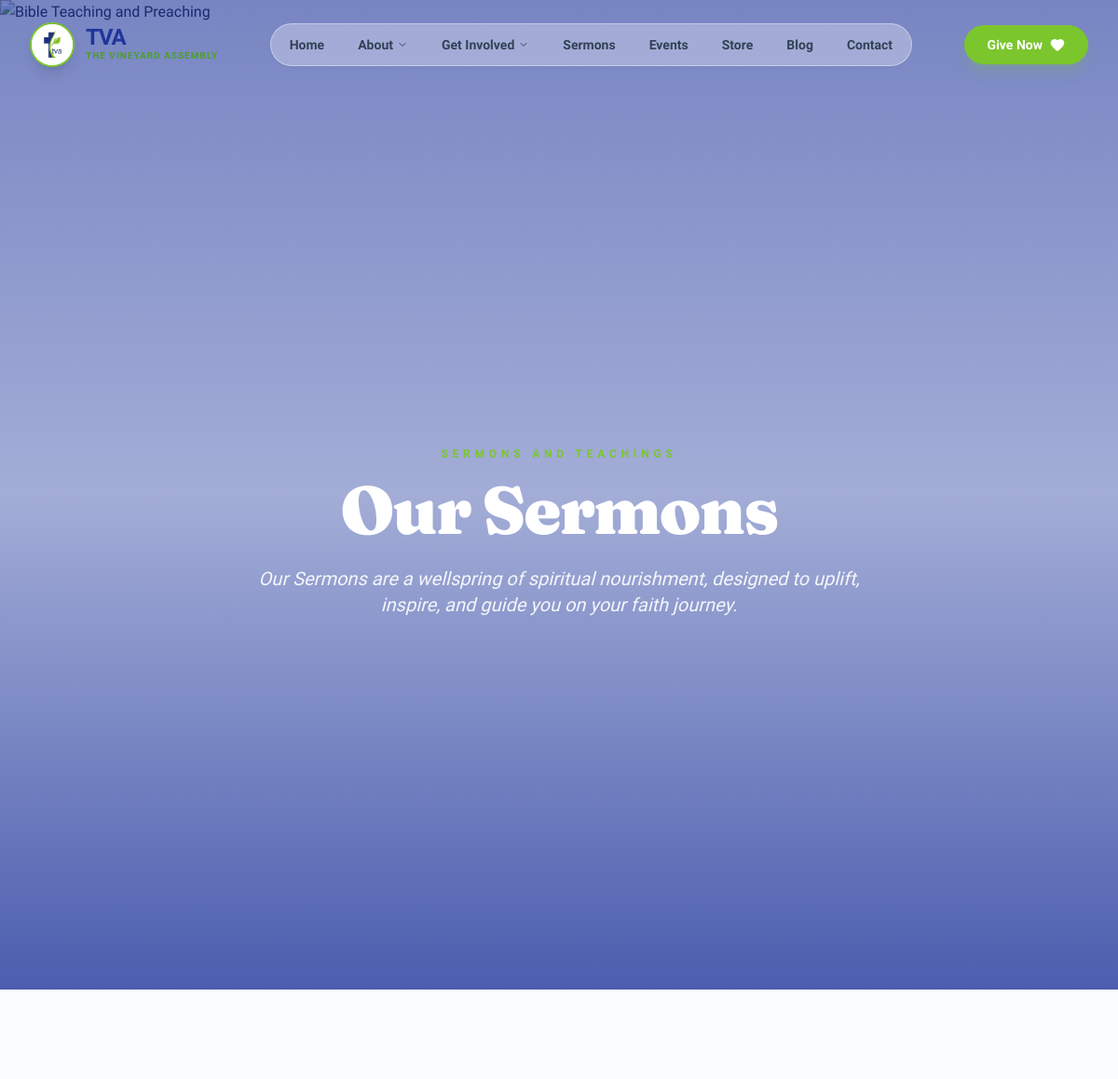
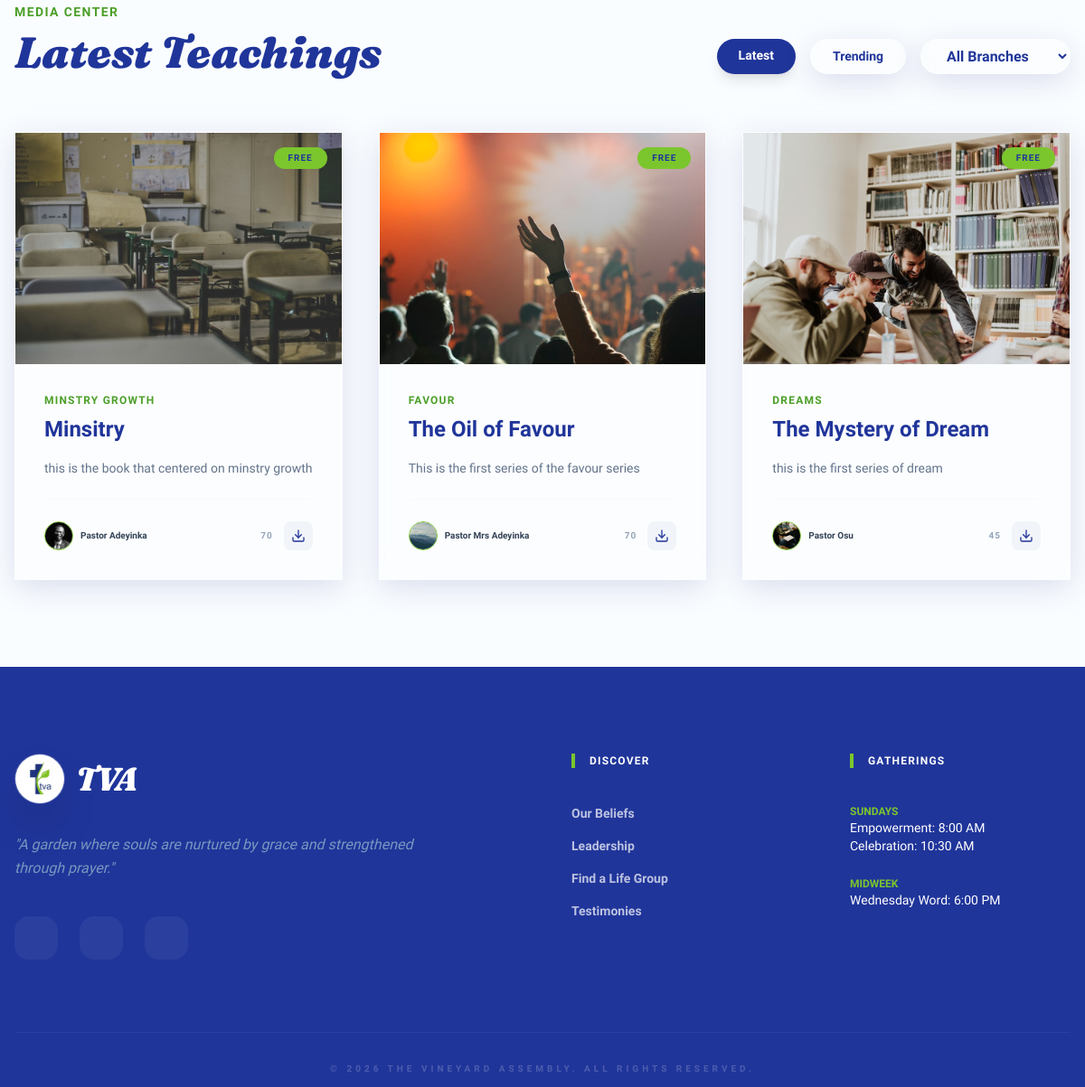
The app's page /sermons/ with its own data (2 pictures, top to bottom).
### sermons/models.py (models this page shows, shortened)
class CommonBase(models.Model):
    STATUS_CHOICES = [
        ('free', 'Free'),
        ('paid', 'Paid/Buy'),
    ]
    title = models.CharField(max_length=255)
    description = CKEditor5Field('Content', config_name='default')
    thumbnail = models.ImageField(upload_to='resources/thumbnails/')
    status = models.CharField(max_length=10, choices=STATUS_CHOICES, default='free')
    price = models.DecimalField(max_digits=10, decimal_places=2, default=0.00)
    created_at = models.DateTimeField(auto_now_add=True)
    class Meta:
        abstract = True

class Sermon(CommonBase):
    series_name = models.CharField(max_length=100, blank=True, help_text="e.g., The Overflow Series")
    video_url = models.URLField(blank=True, help_text="YouTube link")
    audio_url = models.URLField(blank=True, help_text="Telegram audio link")
    preacher = models.ForeignKey(Leader, on_delete=models.CASCADE)
    branch = models.ForeignKey(Branch, on_delete=models.SET_NULL, null=True)
    duration = models.CharField(max_length=20, help_text="e.g., 45 Mins")
    date_preached = models.DateField()
    is_trending = models.BooleanField(default=False)
    class Meta:
        ordering = ['-date_preached']

### about/models.py (models this page shows, shortened)
class Leader(models.Model):
    name = models.CharField(max_length=255)
    position = models.CharField(max_length=255)
    branch = models.ForeignKey('Branch', on_delete=models.SET_NULL, null=True, blank=True, related_name='leaders')
    image = models.ImageField(upload_to='leaders/')
    facebook_url = models.URLField(blank=True, null=True)
    instagram_url = models.URLField(blank=True, null=True)
    order = models.PositiveIntegerField(default=0)
    class Meta:
        ordering = ['order']
        verbose_name_plural = "Leadership"

### sermons/views.py (the view)
# urls.py: path('sermons/', sermon_list, name='sermons'),
def sermon_list(request):
    sermons = Sermon.objects.all().select_related('preacher', 'branch')
    branches = Branch.objects.all()
    branch_id = request.GET.get('branch')
    sort_type = request.GET.get('sort')
    if branch_id:
        sermons = sermons.filter(branch_id=branch_id)
    if sort_type == 'trending':
        sermons = sermons.filter(is_trending=True)
    else:
        sermons = sermons.order_by('-date_preached')
    context = {
        'sermons': sermons,
        'branches': branches,
        'current_branch': branch_id,
        'current_sort': sort_type,
    }
    return render(request, 'sermons.html', context)

### payments/context_processors.py (called while the page is built)
def payment_info(request):
    return {
        'bank_info': BankDetail.objects.filter(is_active=True).first()
    }

### templates/sermons.html (shortened to what this page needs)
{% extends 'base.html' %}
{% load static %}
{% block content %}
   <header class="relative h-[45vh] flex items-center justify-center overflow-hidden">
      <img
        src="https://images.unsplash.com/photo-1438232992991-995b7058bbb3?auto=format&fit=crop&q=80&w=2000"
        alt="Bible Teaching and Preaching"
        class="absolute inset-0 w-full h-full object-cover"
      />
      <div class="absolute inset-0 bg-gradient-to-b from-primary/60 via-primary/40 to-primary/80"></div>
      <div class="relative z-10 text-center px-4 mt-20">
        <span class="text-secondary font-black uppercase tracking-[0.4em] text-xs mb-4 block animate-fade-in">
        </span>
        <h1 class="text-5xl md:text-7xl font-black text-white serif mb-6 tracking-tight">
          Our Sermons
        </h1>
        <p class="text-white/90 text-lg md:text-xl max-w-2xl mx-auto font-medium leading-relaxed italic">
          Our Sermons are a wellspring of spiritual nourishment, designed to uplift, inspire, and guide you on your faith journey.
        </p>
      </div>
    </header>
    <section id="sermons-page" class="py-24">
      <div class="max-w-7xl mx-auto px-4">
        <div class="flex flex-col md:flex-row justify-between items-end mb-16 gap-6">
          <div>
            <span class="text-accent font-black uppercase tracking-widest text-sm">Media Center</span>
            <h2 class="text-5xl font-black text-primary serif mt-2 italic">Latest Teachings</h2>
          </div>
          <div class="flex flex-wrap gap-4">
            <a href="{% url 'sermons' %}" class="px-6 py-2 rounded-full font-bold text-sm {% if not current_sort %}bg-primary text-white shadow-lg{% else %}glass-card text-primary hover:bg-white/50{% endif %} transition-all">Latest</a>
            <a href="?sort=trending" class="px-6 py-2 rounded-full font-bold text-sm {% if current_sort == 'trending' %}bg-primary text-white shadow-lg{% else %}glass-card text-primary hover:bg-white/50{% endif %} transition-all">Trending</a>
            <form method="GET" class="inline">
                <select name="branch" onchange="this.form.submit()" class="px-6 py-2 rounded-full glass-card font-bold text-primary focus:outline-none cursor-pointer">
                    <option value="">All Branches</option>
                </select>
            </form>
          </div>
        </div>
        <div class="grid grid-cols-1 md:grid-cols-2 lg:grid-cols-3 gap-10">
          {% for sermon in sermons %}
          <div class="glass-card overflow-hidden group hover:-translate-y-2 transition-all duration-500 relative reveal-card">
            <div class="absolute top-4 right-4 z-20 flex flex-col items-end gap-2">
                <span class="px-4 py-1 rounded-full text-[10px] font-black uppercase tracking-widest {% if sermon.status == 'free' %}bg-secondary text-primary{% else %}bg-accent text-white shadow-lg{% endif %}">
                    {{ sermon.get_status_display }}
                </span>
            </div>
            <div class="relative h-64 overflow-hidden">
            </div>
            <div class="p-8">
              <span class="text-accent font-bold text-xs uppercase tracking-widest block mb-2">{{ sermon.series_name }}</span>
              <h4 class="text-2xl font-black text-primary mb-4 leading-snug">{{ sermon.title }}</h4>
              <p class="text-slate-500 text-sm mb-6">{{ sermon.description|striptags|truncatewords:20 }}</p>
              <div class="flex items-center justify-between pt-6 border-t border-slate-50">
                <div class="flex items-center gap-2">
                  {% if sermon.preacher.image %}
                    <img src="{{ sermon.preacher.image.url }}" class="w-8 h-8 rounded-full object-cover border border-secondary">
                  {% else %}
                    <div class="w-8 h-8 rounded-full bg-secondary flex items-center justify-center text-[10px] font-bold">VA</div>
                  {% endif %}
                  <div class="flex flex-col">
                    <span class="text-[10px] font-bold text-slate-700">{{ sermon.preacher.name }}</span>
                  </div>
                </div>
                <div class="flex gap-3 items-center">
                    <span class="text-[10px] text-slate-400 font-bold uppercase tracking-widest">{{ sermon.duration }}</span>
                    <a href="{% if sermon.status == 'free' %}{{ sermon.audio_url }}{% else %}{% url 'store' %}{% endif %}"
                       class="p-2 {% if sermon.status == 'free' %}bg-slate-100 hover:bg-secondary text-primary{% else %}bg-accent/10 text-accent hover:bg-accent hover:text-white{% endif %} rounded-lg transition-colors">
                        <i data-lucide="{% if sermon.status == 'free' %}download{% else %}shopping-bag{% endif %}" class="w-4 h-4"></i>
                    </a>
                </div>
              </div>
            </div>
          </div>
          {% endfor %}
        </div>
      </div>
    </section>
{% endblock %}

### static/style.css (style rules this page uses)
:root { --brand-primary: #1F317D; --brand-secondary: #81C225; --brand-accent: #010066; }
body { font-family: 'Plus Jakarta Sans', sans-serif; background-color: #c2f2ff; color: #1a1a1a; overflow-x: hidden; }
.glass-card { background: rgba(255, 255, 255, 0.25); backdrop-filter: blur(16px); -webkit-backdrop-filter: blur(16px); border: 1px solid rgba(255, 255, 255, 0.3); box-shadow: 0 8px 32px 0 rgba(31, 38, 135, 0.15); }
.serif { font-family: 'Fraunces', serif; }

### records on screen
Sermon: status "FREE", series_name "MINSTRY GROWTH", title "Minsitry", description "this is the book that centered on minstry growth", preacher.image (picture), preacher.name "Pastor Adeyinka", duration "70"
Sermon: status "FREE", series_name "FAVOUR", title "The Oil of Favour", description "This is the first series of the favour series", preacher.image (picture), preacher.name "Pastor Mrs Adeyinka", duration "70"
Sermon: status "FREE", series_name "DREAMS", title "The Mystery of Dream", description "this is the first series of dream", preacher.image (picture), preacher.name "Pastor Osu", duration "45"
